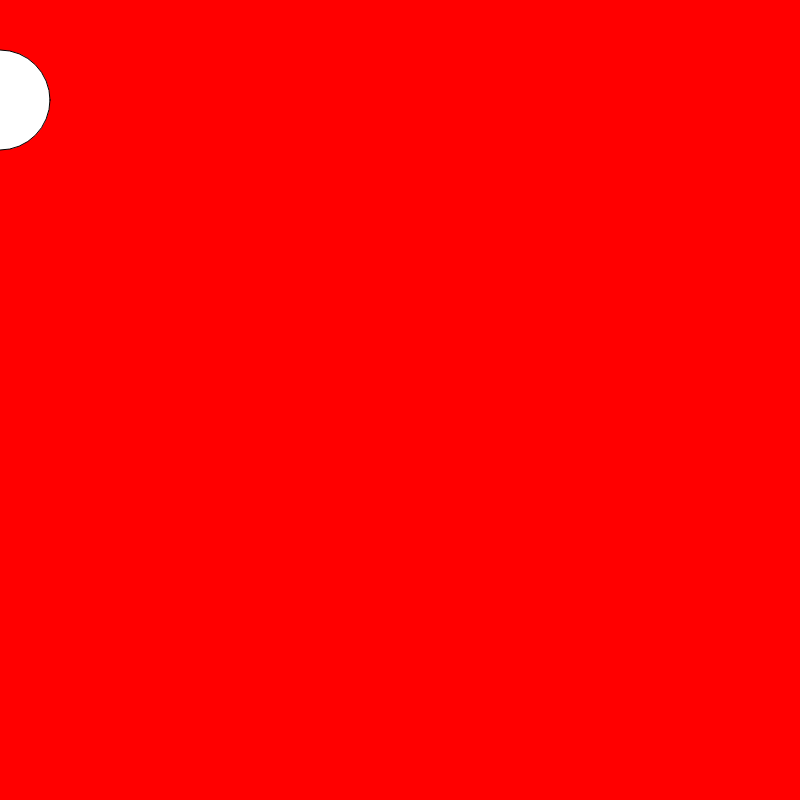
Frame 1 (no input)
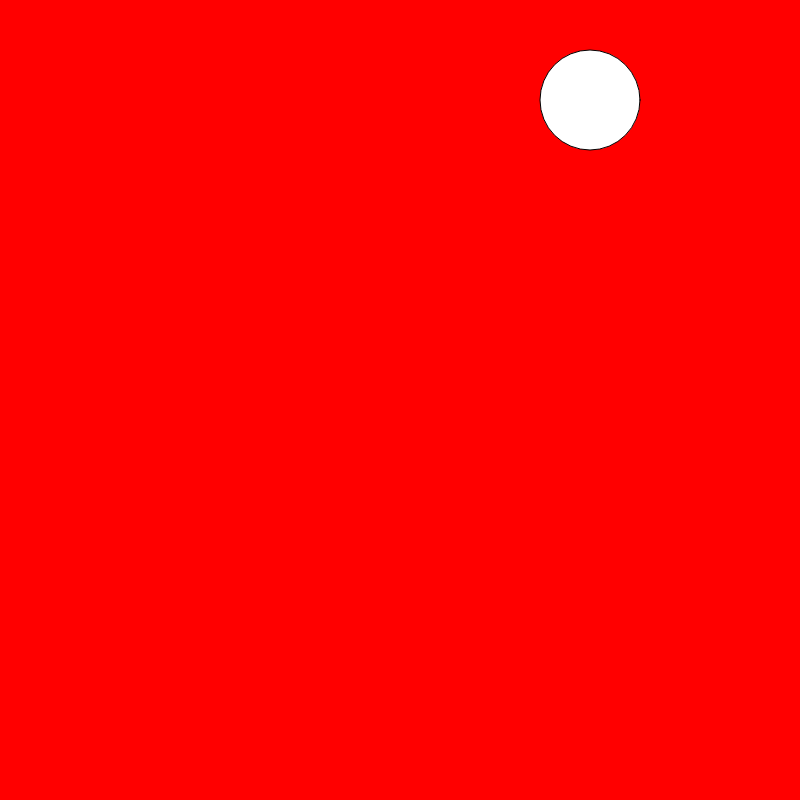
Frame 60 (no input)
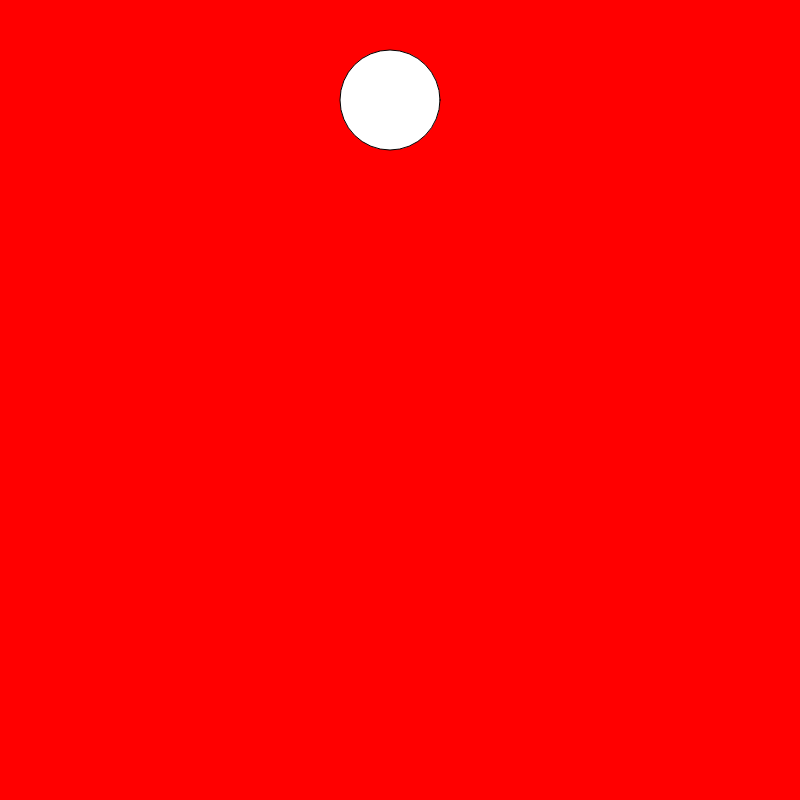
Frame 120 (the mouse pressed at the canvas centre since frame 60)

The p5.js sketch that drew these frames (run headless with seeded random() and noise() and a simulated clock; from frame 60 on, the mouse is pressed at the canvas centre):

// p5.js sketch
// ── sketch.js
var x = 0;

function setup() {
createCanvas(800,800);

}

function draw() {
background('red');
  ellipse(x ,100,100,100);
  x= (x+10) % width;

}
